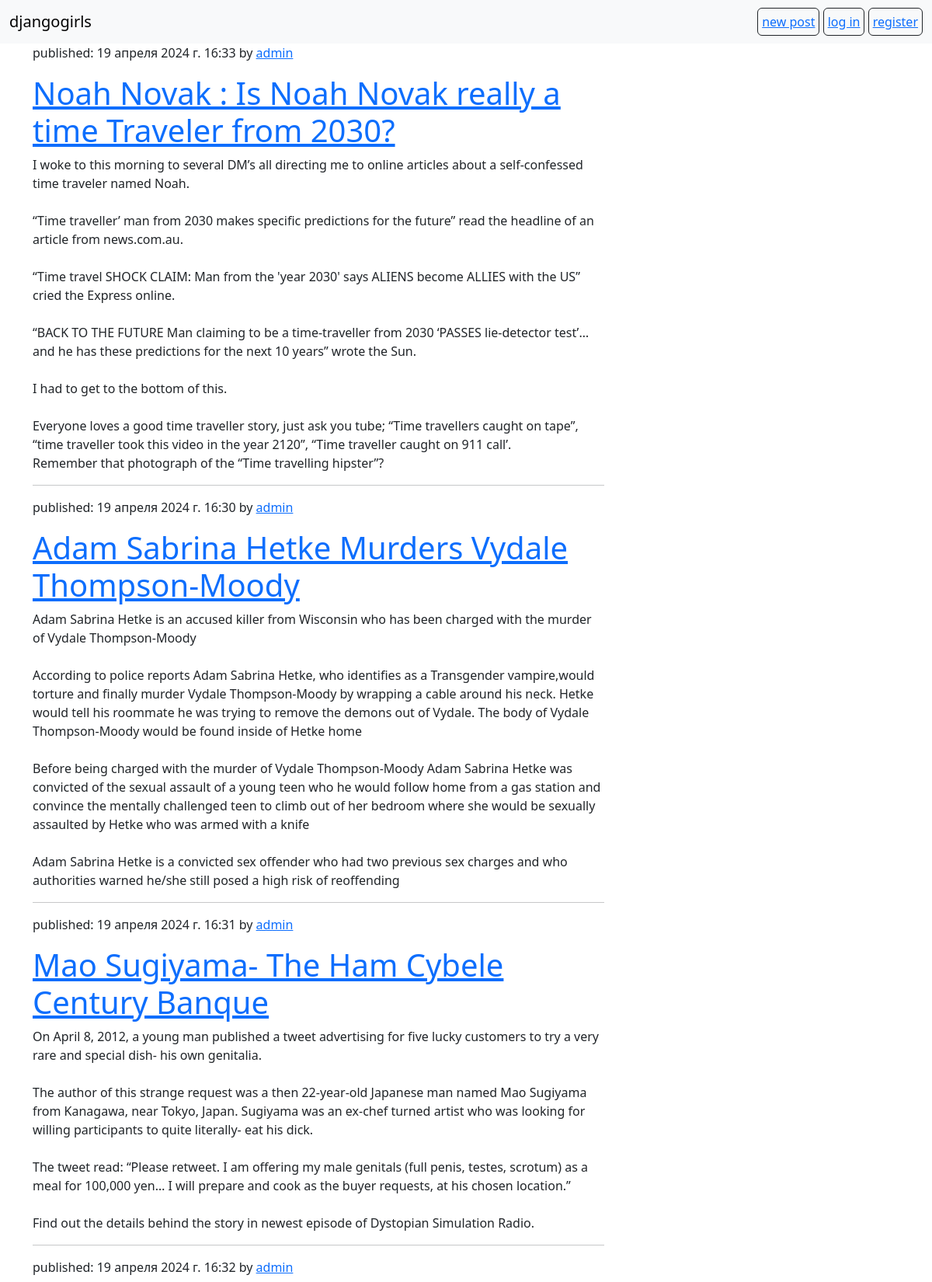
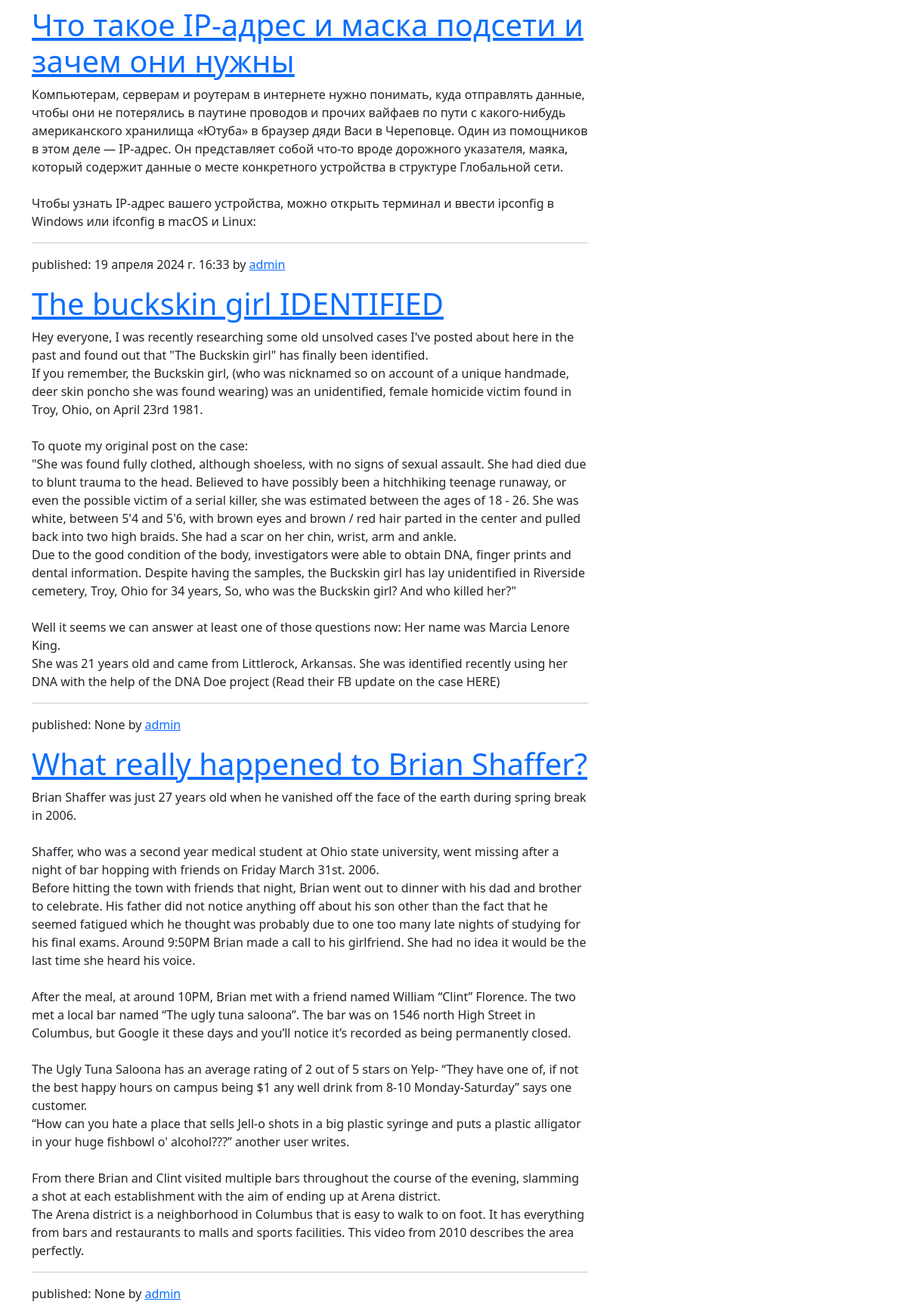
The page / (upper part) on the database its author committed (2 pictures, top to bottom).
### blog/models.py (models this page shows, shortened)
class Post(models.Model):
    author = models.ForeignKey(User, on_delete=models.CASCADE)
    title = models.CharField(max_length=200)
    text = models.TextField()
    date_created = models.DateTimeField(default=timezone.now)
    date_published = models.DateTimeField(blank=True, null=True)

### blog/views.py (the view)
# urls.py: path('', views.PostList.as_view(), name='post_list'),
class PostList(ListView):
    model = Post
    template_name = 'blog/post_list.html'

### blog/templates/blog/post_list.html
{% extends 'blog/base.html' %}
{% block content %}
    {% for post in post_list %}
        <div class="post">
            <div class="date">
                <p>published: {{ post.date_published }} by <a href="">{{ post.author }}</a></p>
            </div>
            <h1><a href="{% url 'post_detail' pk=post.pk %}">{{ post.title }}</a></h1>
            <p>{{ post.text|linebreaksbr }}</p>
        </div>
        <hr>
    {% endfor %}
{% endblock %}

### rows shown on the page
Post: date_published "19 апреля 2024 г. 16:33", author "admin", title "Noah Novak : Is Noah Novak really a time Traveler from 2030?", text "I woke to this morning to several DM’s all directing me to online articles about a self-confessed time traveler named Noah. “Time traveller’ man from 2030 makes specific predictions for the future” read the headline of an article from news.com.au. “Time travel SHOCK CLAIM: Man from the 'year 2030' says ALIENS become ALLIES with the US” cried the Express online. “BACK TO THE FUTURE Man claiming to be a time-traveller from 2030 ‘PASSES lie-detector test’… and he has these predictions for the next 10 years” wrote the Sun. I had to get to the bottom of this. Everyone loves a good time traveller story, just ask you tube; “Time travellers caught on tape”, “time traveller took this video in the…"
Post: date_published "19 апреля 2024 г. 16:30", author "admin", title "Adam Sabrina Hetke Murders Vydale Thompson-Moody", text "Adam Sabrina Hetke is an accused killer from Wisconsin who has been charged with the murder of Vydale Thompson-Moody According to police reports Adam Sabrina Hetke, who identifies as a Transgender vampire,would torture and finally murder Vydale Thompson-Moody by wrapping a cable around his neck. Hetke would tell his roommate he was trying to remove the demons out of Vydale. The body of Vydale Thompson-Moody would be found inside of Hetke home Before being charged with the murder of Vydale Thompson-Moody Adam Sabrina Hetke was convicted of the sexual assault of a young teen who he would follow home from a gas station and convince the mentally challenged teen to climb out of her bedroom where…"
Post: date_published "19 апреля 2024 г. 16:31", author "admin", title "Mao Sugiyama- The Ham Cybele Century Banque", text "On April 8, 2012, a young man published a tweet advertising for five lucky customers to try a very rare and special dish- his own genitalia. The author of this strange request was a then 22-year-old Japanese man named Mao Sugiyama from Kanagawa, near Tokyo, Japan. Sugiyama was an ex-chef turned artist who was looking for willing participants to quite literally- eat his dick. The tweet read: “Please retweet. I am offering my male genitals (full penis, testes, scrotum) as a meal for 100,000 yen… I will prepare and cook as the buyer requests, at his chosen location.” Find out the details behind the story in newest episode of Dystopian Simulation Radio."
Post: date_published "19 апреля 2024 г. 16:32", author "admin", title "Что такое IP-адрес и маска подсети и зачем они нужны", text "Компьютерам, серверам и роутерам в интернете нужно понимать, куда отправлять данные, чтобы они не потерялись в паутине проводов и прочих вайфаев по пути с какого-нибудь американского хранилища «Ютуба» в браузер дяди Васи в Череповце. Один из помощников в этом деле — IP-адрес. Он представляет собой что-то вроде дорожного указателя, маяка, который содержит данные о месте конкретного устройства в структуре Глобальной сети. Чтобы узнать IP-адрес вашего устройства, можно открыть терминал и ввести ipconfig в Windows или ifconfig в macOS и Linux:"
Post: date_published "19 апреля 2024 г. 16:33", author "admin", title "The buckskin girl IDENTIFIED", text "Hey everyone, I was recently researching some old unsolved cases I've posted about here in the past and found out that \"The Buckskin girl\" has finally been identified. If you remember, the Buckskin girl, (who was nicknamed so on account of a unique handmade, deer skin poncho she was found wearing) was an unidentified, female homicide victim found in Troy, Ohio, on April 23rd 1981. To quote my original post on the case: \"She was found fully clothed, although shoeless, with no signs of sexual assault. She had died due to blunt trauma to the head. Believed to have possibly been a hitchhiking teenage runaway, or even the possible victim of a serial killer, she was estimated between the ages of…"
Post: date_published "None", author "admin", title "What really happened to Brian Shaffer?", text "Brian Shaffer was just 27 years old when he vanished off the face of the earth during spring break in 2006. Shaffer, who was a second year medical student at Ohio state university, went missing after a night of bar hopping with friends on Friday March 31st. 2006. Before hitting the town with friends that night, Brian went out to dinner with his dad and brother to celebrate. His father did not notice anything off about his son other than the fact that he seemed fatigued which he thought was probably due to one too many late nights of studying for his final exams. Around 9:50PM Brian made a call to his girlfriend. She had no idea it would be the last time she heard his voice. After the meal,…"
Post: date_published "None", author "admin"
